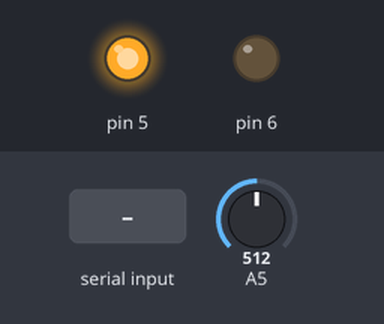
Simulated run of this sketch. Board: Arduino Uno, built with avr-gcc and run on an emulated ATmega328P. Parts: output pins drawn as LEDs (lit = HIGH). The inputs (shaded band) are chosen by the test bench; at power-on: A5 = 512.

Above: at 1.2 s.
1.3 s: A5 set to 182
2.8 s: A5 set to 152
At 3.9 s:
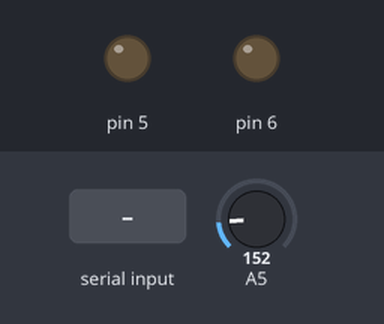
4.3 s: "l" received over Serial
At 5.1 s:
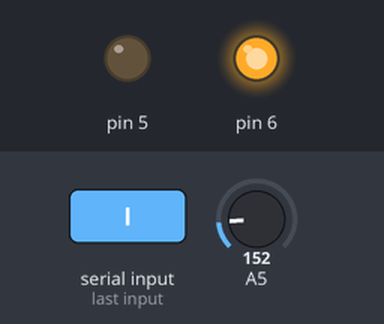
5.8 s: A5 set to 306
At 6.2 s:
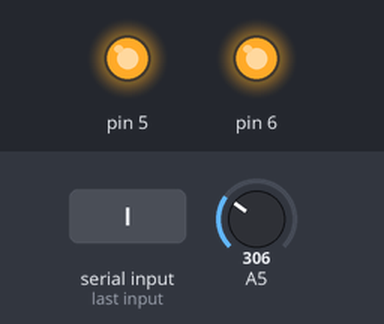
7.3 s: A5 set to 122
At 8.5 s:
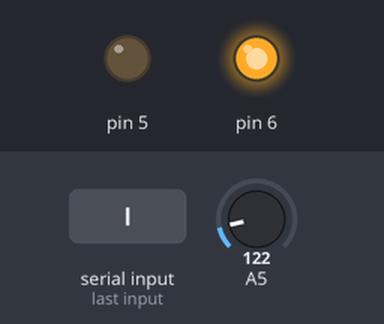
8.8 s: A5 set to 511
At 9.7 s:
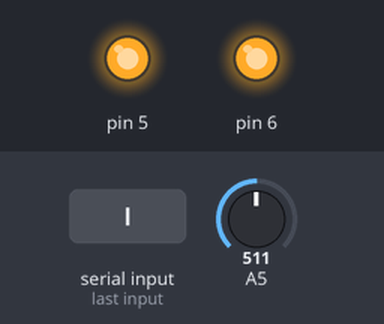
Timing chart, 0 to 11.3 s (numbered marks = the images above; inputs shaded):
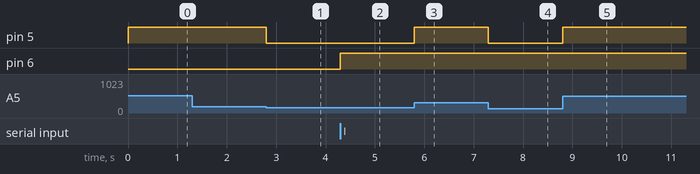

Measured:
- the behaviour switches between 171 and 170 on A5 (found by bisection; images 0 and 1)
- after the input at 1.3 s, every drawn part: stays the same
- after the input at 2.8 s, pin 5: HIGH → LOW at once
- after the input at 4.3 s, pin 6: LOW → HIGH at once
- after the input at 5.8 s, pin 5: LOW → HIGH at once
- after the input at 7.3 s, pin 5: HIGH → LOW at once
- after the input at 8.8 s, pin 5: LOW → HIGH at once

The sketch:

exer03.ino
```cpp
void setup() {
  pinMode(5, OUTPUT);
  pinMode(6, OUTPUT);
  Serial.begin(9600);
}

void loop() {
  int potRead = analogRead(A5);
  int pot = map(potRead, 0, 1023, 0, 360);

  if(pot >= 60){
    digitalWrite(5, HIGH);
  }else if(pot < 60){
    digitalWrite(5, LOW);
  }

  if(Serial.available()) {
    char key = Serial.read();
    if(key == 'l'){
      digitalWrite(6, HIGH);
    }else if(key == 'f'){
      digitalWrite(5, LOW);
      digitalWrite(6, LOW);
    }
  }
}
```
